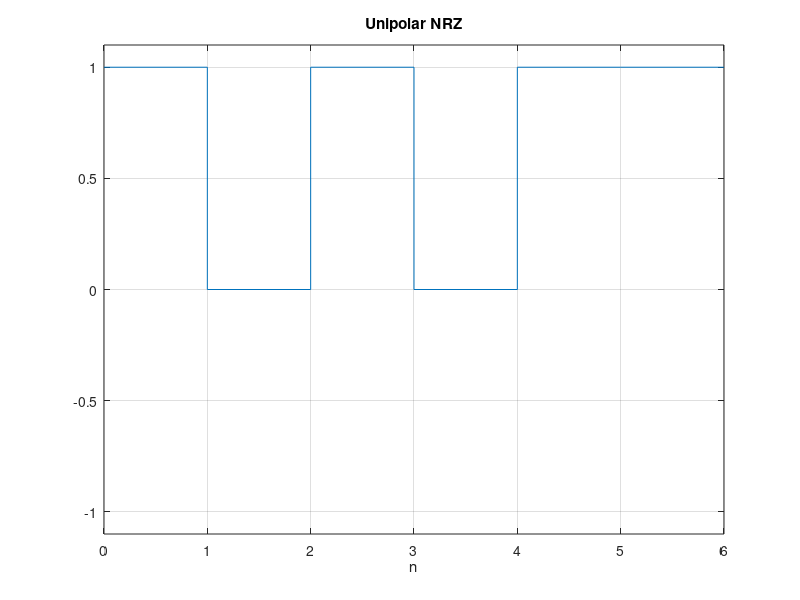
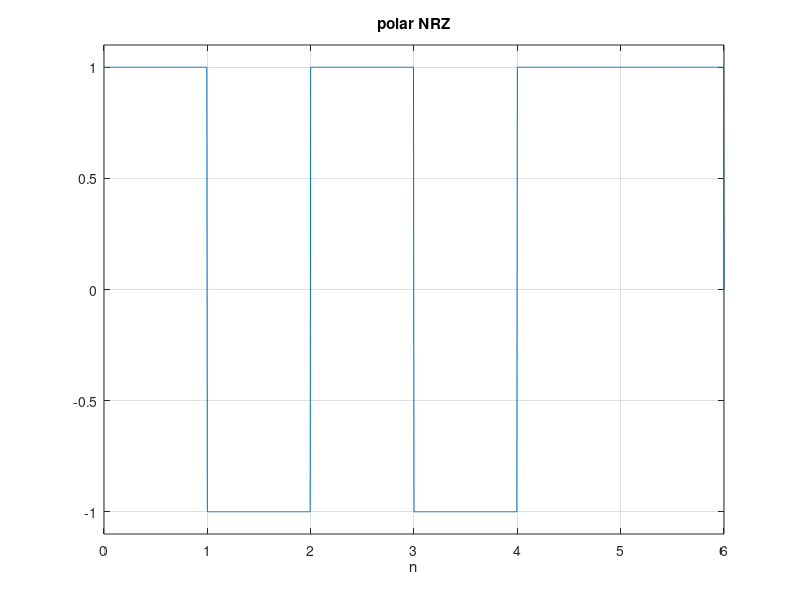

MATLAB code to generate these figures, in order: (Note: this script raises an error after producing the figures.)
clc;

clf;

b = [1 0 1 0 1 1];

% find the length of the binary data 'b'

n = length(b);

% find the length of the binary data 'b'

n = length(b);

% 1. Unipolar NRZ

% In this coding Output data is same as input data

% define the x raw vector for the X -axis or time axis

x = [];

% define the y raw vector for the y -axis

y = [];

% create a for loop from 1 to length of 'b' data

for i=1:n



    % create x raw vector which define the output at t = 0 to 1, 1 to 2 ...

    x=[x i-1 i];

    if(b(i)==0)     % if the data is 0 then output is 0

        y=[y 0 0]; % then output is 0 for respective x vector

    else

        y=[y 1 1];   % elese 1 fro respective x vector

    end

end

% plot x vs y

plot(x,y)

axis([0,n,-1.1,+1.1]); % Range of axis X= 0 to n and y = -1.1 to 1.1

title('Unipolar NRZ'); % give the title to plot and label x axis

xlabel('n')

grid on

figure

% 2. Polar NRZ

br = 1; % rit rate
T = length(b)/br; % full time of bit sequence
n = 200;
N = n*length(b);
dt = T/N;
t = 0:dt:T;
x = zeros(1,length(t)); % output signal

for i = 0:length(b)-1
if b(i+1) == 1
x(i*n+1:(i+1)*n) = 1;
else
x(i*n+1:(i+1)*n) = -1;
end
end
plot(t,x);
axis([0 t(end) -1.1 1.1])
grid on;
xlabel('n')
title('polar NRZ');
figure



% 3. Unipolar RZ

% Output changes from + to 0 for each alternative 1's but for half the

% duration that means for t = n+0.5T , output = 1 and from t = n + T,

% Output = 0

x = [];

y = [];

for i=1:n

    x=[x i-1 i-0.5 i-0.5 i]; % define two duration for i=1 : 0 to 0.5 and 0.5 to 1

    if(b(i)==0)

        y=[y 0 0 0 0];

    else

        y=[y 1 1 0 0];

    end

end

% plot x vs y

plot(x,y)

axis([0,n,-1.1,+1.1]); % Range of axis X= 0 to n and y = -1.1 to 1.1

title('Unipolar RZ'); % give the title to plot

xlabel('n')

grid on

figure

% 4. Bipolar RZ

% Output changes from + to 0 and 0 to - for each alternative 1's but for half the

% duration that means for t = n+0.5T , output = 1 and from t = n + T,

% Output = -1

x = [];

y = [];

A=1;

for i=1:n

    x=[x i-1 i-0.5 i-0.5 i ];

    if(b(i)== 1)

        y=[y A A 0 0];

        A=A*(-1);

    else

        y=[y 0 0 0 0];

    end

end

% plot x vs y

plot(x,y)

axis([0,n,-1.1,+1.1]); % Range of axis X= 0 to n and y = -1.1 to 1.1

title('Bipolar RZ'); % give the title to plot

xlabel('n')

grid on

figure

% 5. Manchester

% Output will be from 0 to + if data is 0 and from + to 0 if data is 1

x = [];

y = [];

A = 1;

for i=1:n

    x=[x i-1 i-1+0.5 i-1+0.5 i];

    if(b(i)==0)

        y=[y 0 0 A A];

    else

        y=[y A A 0 0];

    end



end

% plot x vs y

plot(x,y)

axis([0,n,-1.1,+1.1]); % Range of axis X= 0 to n and y = -1.1 to 1.1

title('Manchester'); % give the title to plot

xlabel('n')

grid on

Output :
